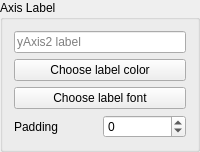
                                                            <widget class="QGroupBox" name="groupBox_9">
                                                                <property name="title">
                                                                    <string>Axis Label</string>
                                                                </property>
                                                                <layout class="QGridLayout" name="gridLayout_20">
                                                                    <item row="1" column="0">
                                                                        <widget class="QPushButton" name="pushButton_yAxis2_setLabelColor">
                                                                            <property name="text">
                                                                                <string>Choose label color</string>
                                                                            </property>
                                                                        </widget>
                                                                    </item>
                                                                    <item row="2" column="0">
                                                                        <widget class="QPushButton" name="pushButton_yAxis2_setLabelFont">
                                                                            <property name="text">
                                                                                <string>Choose label font</string>
                                                                            </property>
                                                                        </widget>
                                                                    </item>
                                                                    <item row="0" column="0">
                                                                        <widget class="QLineEdit" name="lineEdit_yAxis2_setLabelText">
                                                                            <property name="toolTip">
                                                                                <string>&lt;html&gt;&lt;head/&gt;&lt;body&gt;&lt;p align=&quot;center&quot;&gt;yAxis2
                                                                                    label&lt;/p&gt;&lt;/body&gt;&lt;/html&gt;
                                                                                </string>
                                                                            </property>
                                                                            <property name="placeholderText">
                                                                                <string>yAxis2 label</string>
                                                                            </property>
                                                                            <property name="clearButtonEnabled">
                                                                                <bool>true</bool>
                                                                            </property>
                                                                        </widget>
                                                                    </item>
                                                                    <item row="4" column="0">
                                                                        <layout class="QHBoxLayout" name="horizontalLayout_6">
                                                                            <item>
                                                                                <widget class="QLabel" name="label_6">
                                                                                    <property name="text">
                                                                                        <string>Padding</string>
                                                                                    </property>
                                                                                </widget>
                                                                            </item>
                                                                            <item>
                                                                                <widget class="QSpinBox" name="spinBox_yAxis2_setLabelPadding">
                                                                                    <property name="toolTip">
                                                                                        <string>Label padding</string>
                                                                                    </property>
                                                                                    <property name="minimum">
                                                                                        <number>-100</number>
                                                                                    </property>
                                                                                    <property name="maximum">
                                                                                        <number>100</number>
                                                                                    </property>
                                                                                </widget>
                                                                            </item>
                                                                        </layout>
                                                                    </item>
                                                                </layout>
                                                            </widget>
